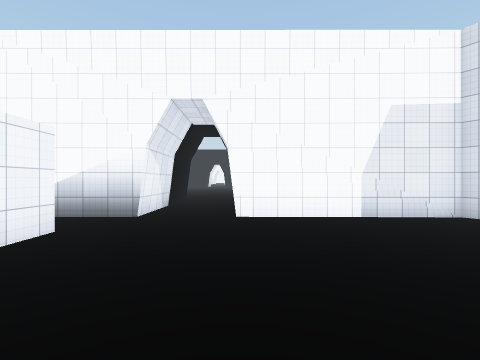
view 1 (above)

19 first-person views from a walk through a 3-D level made in the Unity game engine. The camera is 1.5 m above the floor, looks level and sees 85° across. The floor is counted in squares, 2 m on a side. Each view is taken from the middle of a square. On the plan, view 1 faces up. The plan holds only what a view shows up to about 9 squares ahead; the rest is blank. The place goes on beyond the plan. The player character is not drawn. Surface patterns are stand-ins for the level's own textures.

view 2
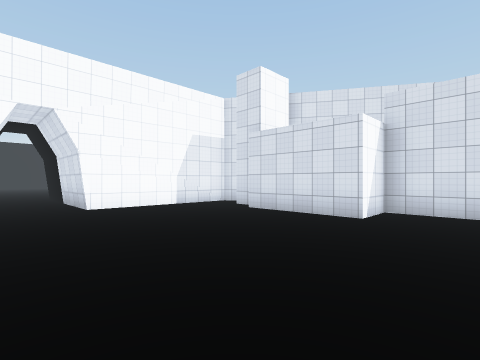

view 3
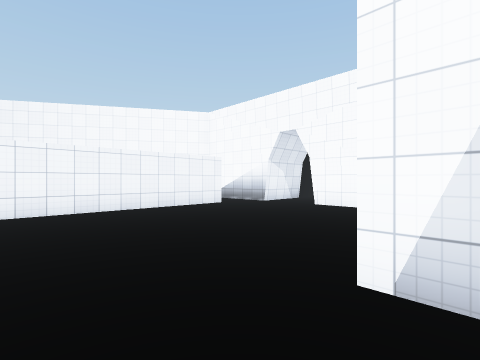

view 4
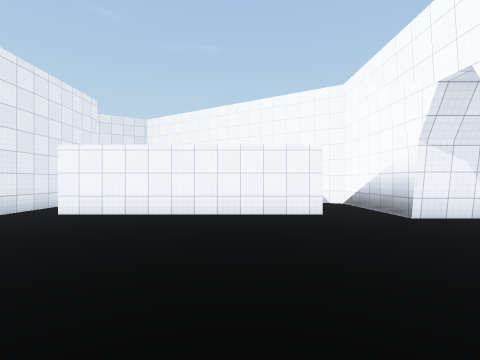

view 5
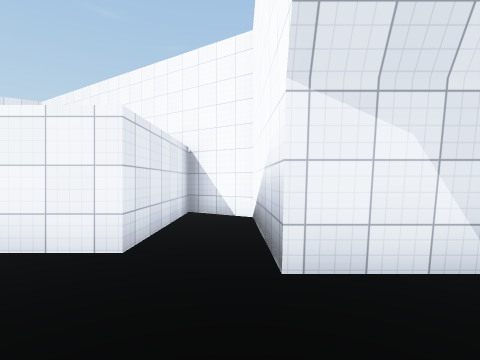

view 6
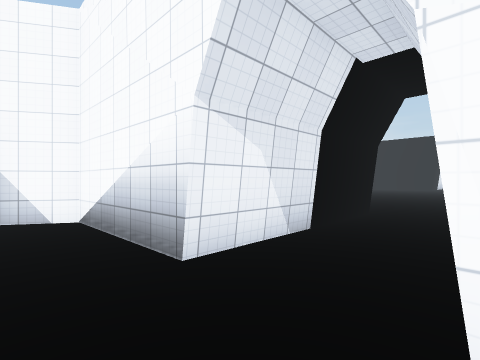

view 7
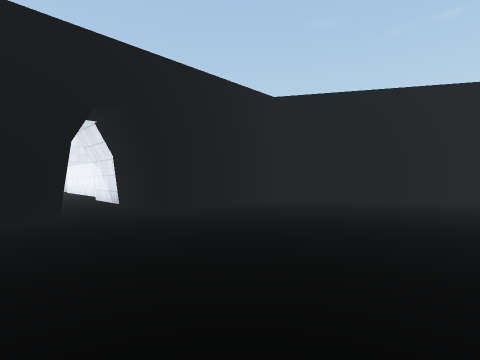

view 8
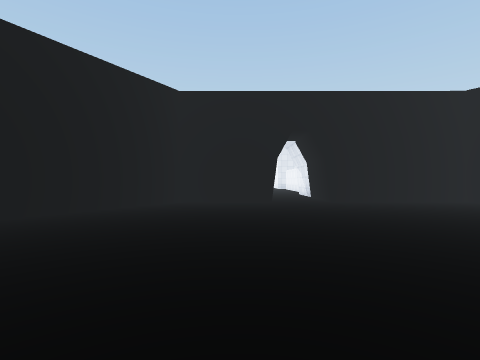

view 9
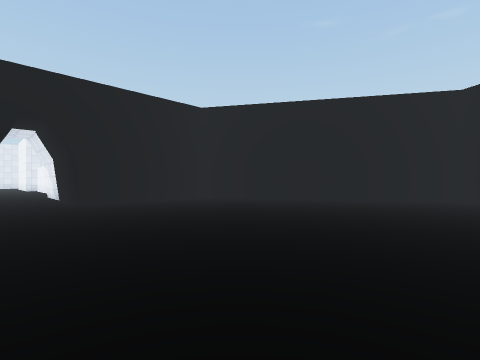

view 10
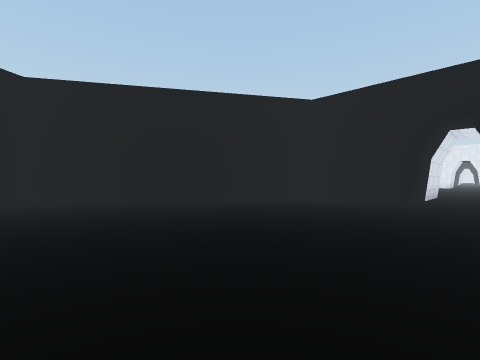

view 11
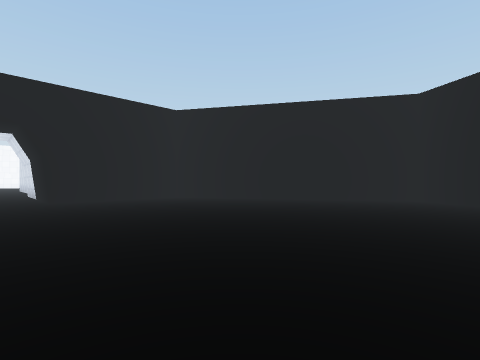

view 12
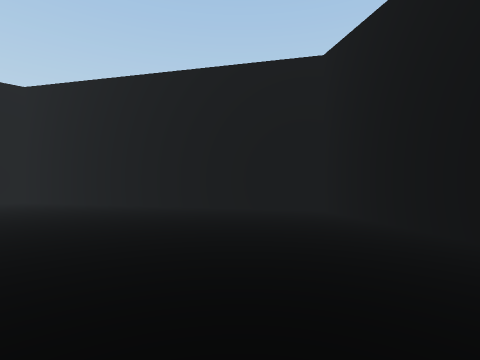

view 13
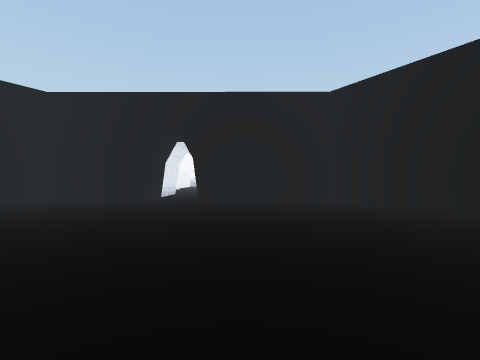

view 14
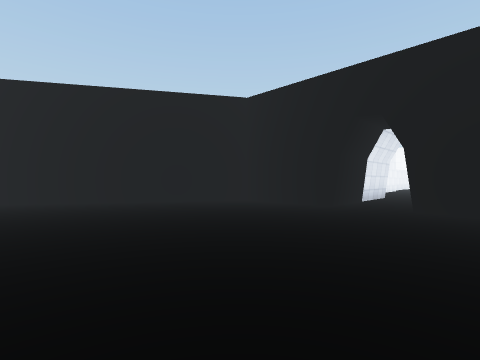

view 15
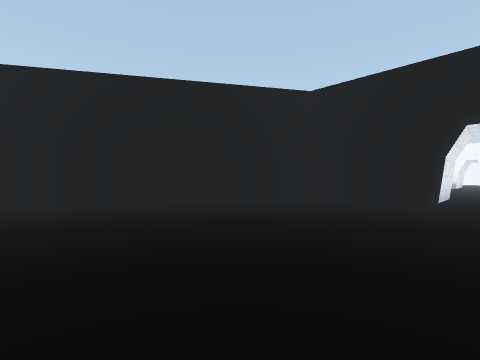

view 16
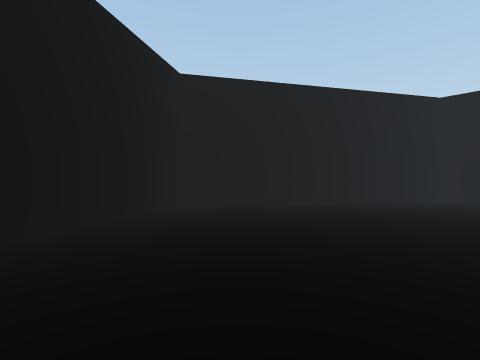

view 17
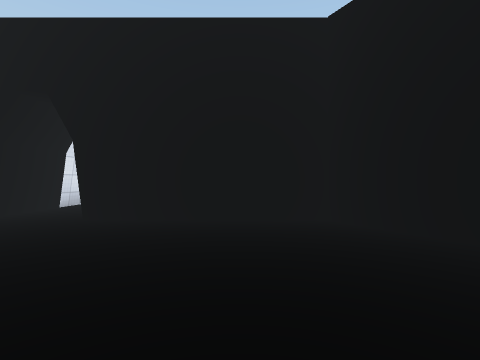

view 18
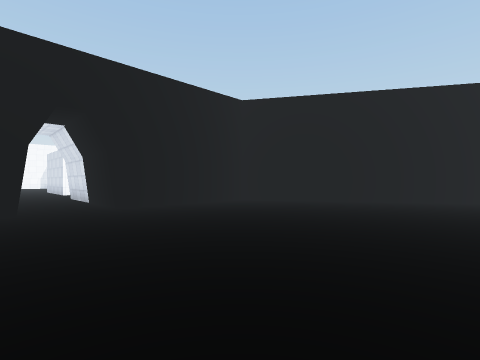

view 19
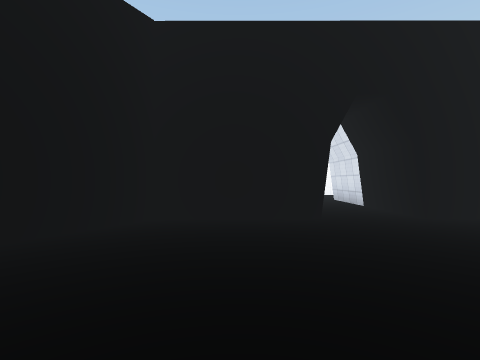

### Floor plan
Points are (right, up) in squares from view 1. A wall is a line through its corners. A room is listed if a view was taken in it or the views show most of it. See-through windows are left out.
Room 1 (views 1, 2, 3, 4, 5, 6)
walls: (-2, 5.3) (-5.3, 5.3) (-6.2, 3.8) (-2.7, 3.8) (-2.7, -2); (3.8, 3.4) (3.8, 4); (3.8, 5.5) (-0.2, 5.4); (4.5, 5.3) (2.6, 5.3); (4.6, -1.8) (4.6, -0.1) (3.3, -0.1) (3.3, 3)
ways out: opening at (-1, 6) to room 2
Room 2 (views 7, 8, 9, 10, 11, 12, 13, 14, 15, 16, 17, 18, 19)
walls: (2.9, 25.9) (0.4, 26); (-3.4, 29.4) (-3.4, 26) (-6.6, 26) (-11.5, 18) (-6.6, 10.1) (-2, 10.1) (-2, 5.3); (-0.2, 5.4) (-0.2, 10.1) (3.1, 10.1) (7.9, 18.1) (2.9, 26.2) (-1.5, 26.1) (-1.5, 29.5)
ways out: opening at (-1, 6) to room 1

Where each view was taken, in squares from view 1:
view 1: 0 up, 0 right, facing up
view 2: 2 down, 2 left, facing up-right
view 3: 2 down, 4 right, facing up-left
view 4: 2 up, 3 right, facing left
view 5: 5 up, 0 right, facing left
view 6: 4 up, 0 right, facing up-left
view 7: 16 up, 1 right, facing down-left
view 8: 19 up, 1 right, facing down
view 9: 19 up, 0 right, facing down-left
view 10: 19 up, 2 left, facing down-right
view 11: 16 up, 3 left, facing up-right
view 12: 15 up, 2 right, facing up-right
view 13: 17 up, 0 right, facing up
view 14: 19 up, 0 right, facing up-left
view 15: 18 up, 2 left, facing up-left
view 16: 14 up, 5 left, facing up-left
view 17: 15 up, 5 left, facing down
view 18: 19 up, 4 left, facing up-right
view 19: 21 up, 5 left, facing up
